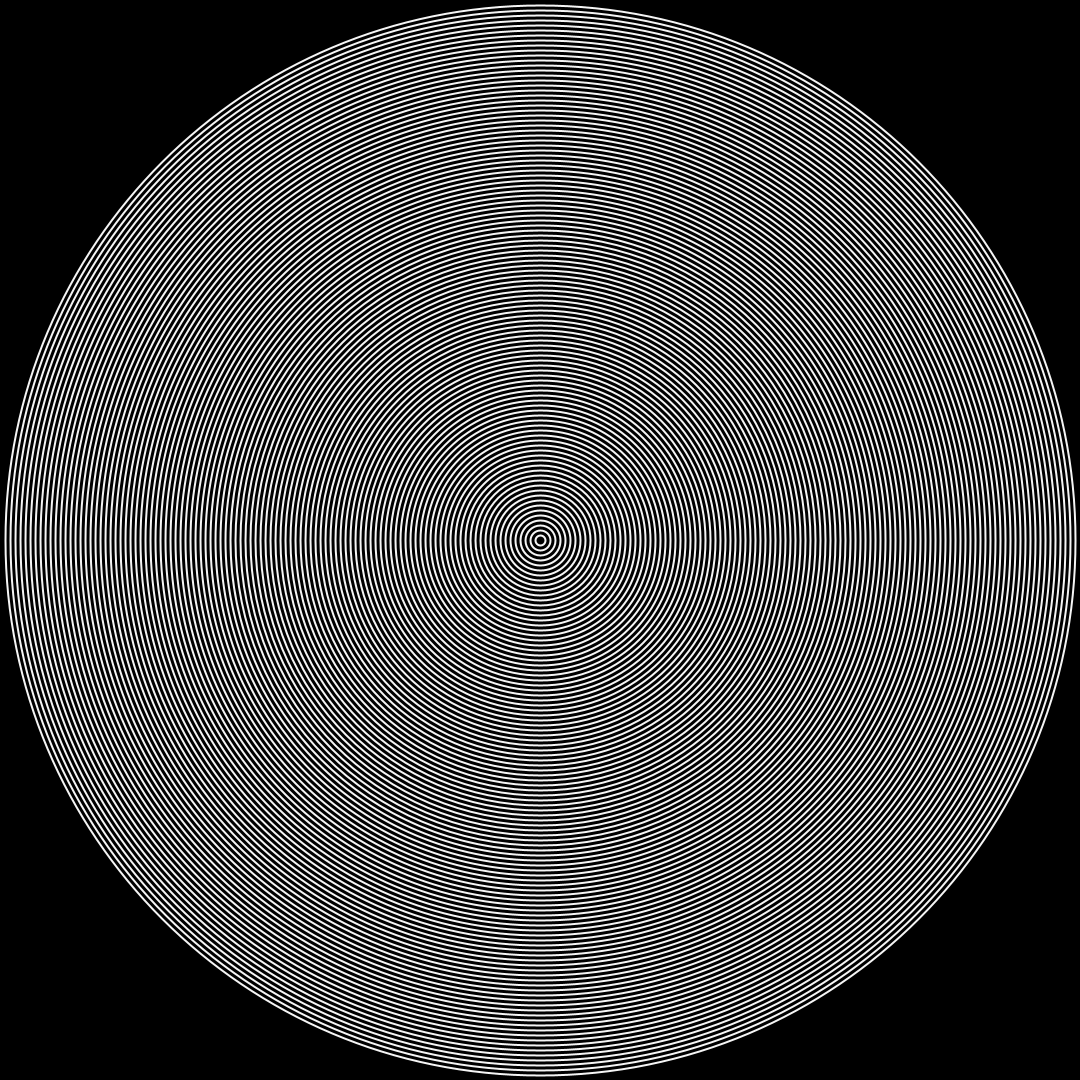
Frame 1 (no input)
Frame 2 (the mouse pressed at the canvas centre, redrawn once): blank canvas, image omitted

The Processing sketch that drew this single still picture (run headless with seeded random() and noise(); the mouse was pressed at the canvas centre and the sketch redrawn once):

// Processing sketch: sketch_210104a
// ── sketch_210104a.pde
  color whitesmoke = color(245,245,245);
  color black = color(0,0,0);
  color dimgray = color(105,105,105);
  color gray = color(128,128,128);
  color gainsboro = color(220,220,220);
  color midgnitblue = color(25,25,112);
  color darkslategray = color(47,79,79);
  color darkred = color(139,0,0);
  
  int r = 0;
  int x = 0;
  int circles = 300;
  
void setup(){
   size(1080,1080);
}

void draw(){
   ellipseMode(CENTER);
   background(black);
   stroke(whitesmoke);
   strokeWeight(2);
   noFill();
   noLoop();
   
   while (r  < width){
    ellipse(width/2, height/2, r, r);   // while loop
    r = r + 10;
    }

}
   







   
   
